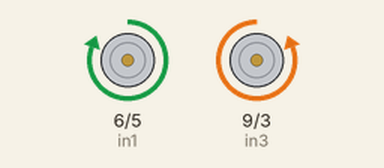
Simulated run of this sketch. Board: Arduino Uno, built with avr-gcc and run on an emulated ATmega328P. Parts: motor-driver pin pairs drawn as motors (green arrow = first pin HIGH = forward, orange = second pin HIGH = backward, longer = more drive).

Above: at 1.0 s.
At 2.4 s:
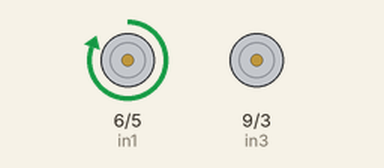
At 4.2 s:
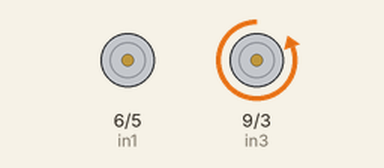
Timing chart, 0 to 6.0 s (numbered marks = the images above):
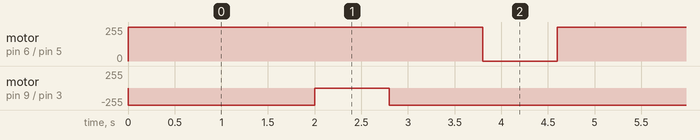

Measured:
- by itself, motor on pin 6 (in1) / pin 5 (in2): alternates forward 255/255 for 3.8 s and stopped for 0.80 s
- by itself, motor on pin 9 (in3) / pin 3 (in4): repeats every 4.6 s: stopped 0.80 s, backward 255/255 3.8 s

The sketch:

engine-motor-2.ino
```cpp
#define in1 6
#define in2 5
#define in3 9
#define in4 3


//in1 high  in2 low mprosta (de3ia)
//in4 high  in3 low mprosta (aristera)

void setup() {
  // put your setup code here, to run once:
  pinMode(in1, OUTPUT);
  pinMode(in2, OUTPUT);
  pinMode(in3, OUTPUT);
  pinMode(in4, OUTPUT);

}

void loop() {
  // put your main code here, to run repeatedly:

  digitalWrite(in1, HIGH);
  digitalWrite(in2, LOW);
  digitalWrite(in4, HIGH);
  digitalWrite(in3, LOW);

  delay(2000);

  digitalWrite(in1, HIGH);
  digitalWrite(in2, LOW);
  digitalWrite(in4, LOW);
  digitalWrite(in3, LOW);


  delay(800);

  digitalWrite(in1, HIGH);
  digitalWrite(in2, LOW);
  digitalWrite(in4, HIGH);
  digitalWrite(in3, LOW);

  delay(1000);

  digitalWrite(in1, LOW);
  digitalWrite(in2, LOW);
  digitalWrite(in4, HIGH);
  digitalWrite(in3, LOW);

  delay(800);


}
```
